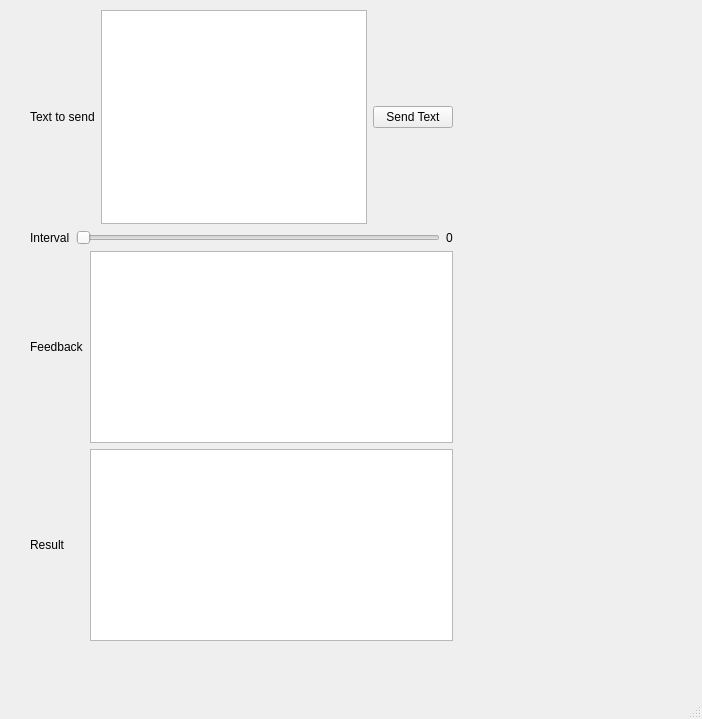
<?xml version="1.0" encoding="UTF-8"?>
<ui version="4.0">
 <class>MainWindow</class>
 <widget class="QMainWindow" name="MainWindow">
  <property name="geometry">
   <rect>
    <x>0</x>
    <y>0</y>
    <width>702</width>
    <height>719</height>
   </rect>
  </property>
  <property name="windowTitle">
   <string>MainWindow</string>
  </property>
  <widget class="QWidget" name="centralwidget">
   <widget class="QWidget" name="">
    <property name="geometry">
     <rect>
      <x>30</x>
      <y>10</y>
      <width>423</width>
      <height>631</height>
     </rect>
    </property>
    <layout class="QGridLayout" name="gridLayout_3">
     <item row="0" column="0">
      <layout class="QHBoxLayout" name="horizontalLayout">
       <item>
        <widget class="QLabel" name="label">
         <property name="text">
          <string>Text to send</string>
         </property>
        </widget>
       </item>
       <item>
        <widget class="QPlainTextEdit" name="textSend"/>
       </item>
       <item>
        <widget class="QPushButton" name="sendText_button">
         <property name="text">
          <string>Send Text</string>
         </property>
        </widget>
       </item>
      </layout>
     </item>
     <item row="1" column="0">
      <layout class="QGridLayout" name="gridLayout">
       <item row="1" column="1">
        <widget class="QSlider" name="interval_slider">
         <property name="orientation">
          <enum>Qt::Horizontal</enum>
         </property>
        </widget>
       </item>
       <item row="1" column="0">
        <widget class="QLabel" name="label_2">
         <property name="text">
          <string>Interval</string>
         </property>
        </widget>
       </item>
       <item row="1" column="2">
        <widget class="QLabel" name="value_label">
         <property name="text">
          <string>0</string>
         </property>
        </widget>
       </item>
      </layout>
     </item>
     <item row="2" column="0">
      <layout class="QGridLayout" name="gridLayout_2">
       <item row="0" column="0">
        <widget class="QLabel" name="label_4">
         <property name="text">
          <string>Feedback</string>
         </property>
        </widget>
       </item>
       <item row="0" column="1">
        <widget class="QPlainTextEdit" name="textFeedback"/>
       </item>
       <item row="1" column="0">
        <widget class="QLabel" name="label_3">
         <property name="text">
          <string>Result</string>
         </property>
        </widget>
       </item>
       <item row="1" column="1">
        <widget class="QPlainTextEdit" name="textResult"/>
       </item>
      </layout>
     </item>
    </layout>
   </widget>
  </widget>
  <widget class="QMenuBar" name="menubar">
   <property name="geometry">
    <rect>
     <x>0</x>
     <y>0</y>
     <width>702</width>
     <height>25</height>
    </rect>
   </property>
  </widget>
  <widget class="QStatusBar" name="statusbar"/>
 </widget>
 <resources/>
 <connections/>
</ui>
